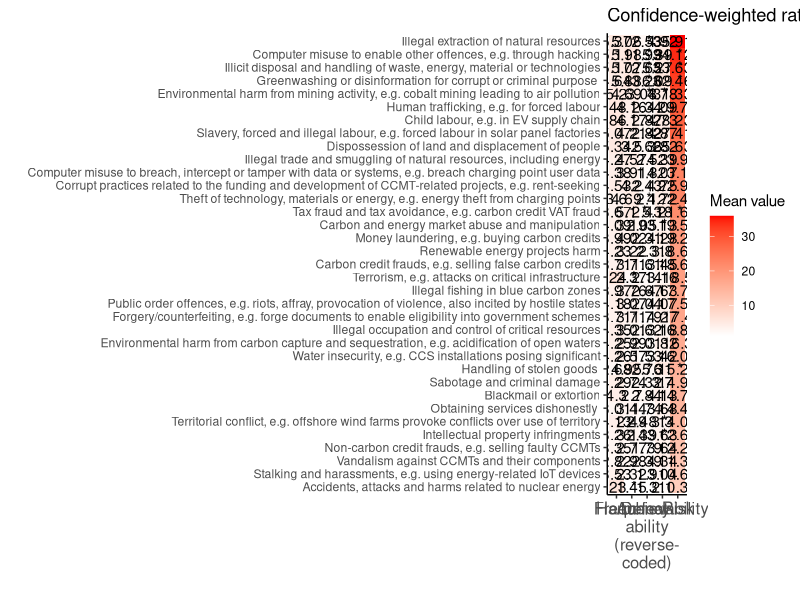
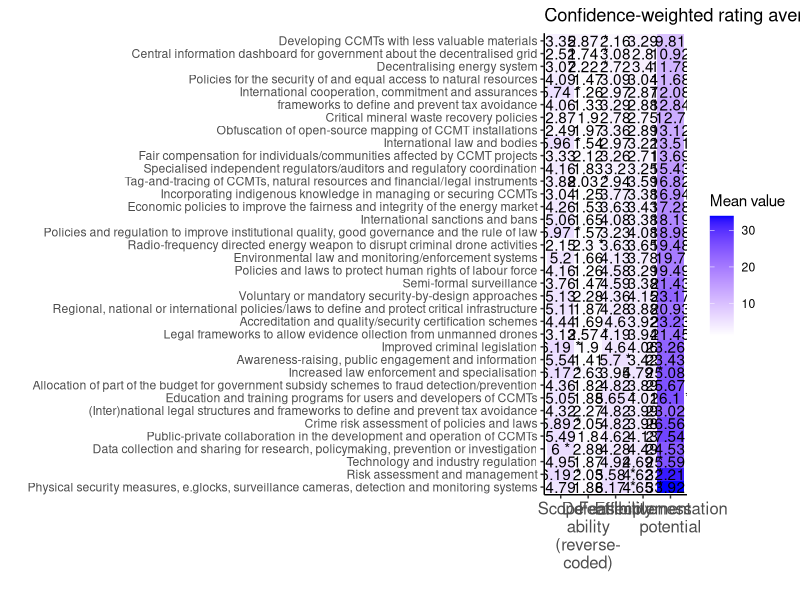

R code for these plots, in order:
library(ggplot2)
library(readxl)
library(dplyr)
library(data.table)
library(stringr)


cts <- read_excel("Rating CCMT crime threat scenarios.xlsx", 
                  skip = 2)
View(cts)
setDT(cts)
str(cts)

# GET NAMES OF CRIME THREAT SCENARIOS
scenes <- names(cts[,4:length(cts)])
scenes <- unique(str_match(scenes, "^(.*?):"))[1:35]
scenes <- gsub("\\s\\((.*?)$", "", scenes)
scenes <- gsub(":", "", scenes)


# SUBSET EACH RATING TYPE

# HARM RATINGS
harm <- subset(cts, select = grepl("Harm", colnames(cts)))

# DEFEATIBILITY RATINGS
defeat <- subset(cts, select = grepl("Defeat-ability", colnames(cts)))

# FREQ RATINGS
freq <- subset(cts, select = grepl("Frequency", colnames(cts)))

# ACHIEVABILITY RATINGS
achiev <- subset(cts, select = grepl("Achievability", colnames(cts)))


# SCALE RATINGS BY CONFIDENCE
cts_scaled <- data.table()

for(scene in scenes){
  print(scene)
  
  h <- subset(harm, select = grepl(scene, colnames(harm)))
  h_conf <- mean(h[[1]] * h[[2]] / 10, na.rm=T)
  
  f <- subset(freq, select = grepl(scene, colnames(freq)))
  f_conf <- mean(f[[1]] * f[[2]] / 10, na.rm=T)
  
  d <- subset(defeat, select = grepl(scene, colnames(defeat)))
  d_conf <- mean(d[[1]] * d[[2]] / 10, na.rm=T)
  d_conf_rev <- mean((10-d[[1]]) * d[[2]] / 10, na.rm=T)
  
  a <- subset(achiev, select = grepl(scene, colnames(achiev)))
  a_conf <- mean(a[[1]] * a[[2]] / 10, na.rm=T)
  
  tmp <- data.table("Crime threat scenario" = scene,
                    "Harm" = mean(h[[1]], na.rm=T),
                    "Harm (scaled)" = h_conf,
                    "Defeatability" = mean(d[[1]], na.rm=T),
                    "Defeatability (scaled)" = d_conf,
                    "Defeatability (reverse-coded, scaled)" = d_conf_rev,
                    "Frequency" = mean(f[[1]], na.rm=T),
                    "Frequency (scaled)" = f_conf,
                    "Achievability" = mean(a[[1]], na.rm=T),
                    "Achievability (scaled)" =  a_conf,
                    "Pooled confidence" = mean(c(h_conf, f_conf)),
                    "Pooled confidence (h x d)" = mean(c(h_conf, d_conf)),
                    "Pooled confidence (h x d rev)" = mean(c(h_conf, d_conf_rev)))
  cts_scaled <- rbindlist(list(cts_scaled, tmp))
}

cts_scaled$Risk <- cts_scaled$`Harm (scaled)` * cts_scaled$`Frequency (scaled)`
cts_scaled


# TEST WHETHER DIMENSION RATING HIGHER THAN GROUP AVERAGE
tests <- data.table()

for(scene in scenes){
  print(scene)
  
  h <- subset(harm, select = grepl(scene, colnames(harm)))
  h_conf <- h[[1]] * h[[2]] / 10
  t_h <- t.test(h_conf, alternative = "g", mu = mean(cts_scaled$`Harm (scaled)`))
  
  f <- subset(freq, select = grepl(scene, colnames(freq)))
  f_conf <- f[[1]] * f[[2]] / 10
  t_f <- t.test(f_conf, alternative = "g", mu = mean(cts_scaled$`Frequency (scaled)`))
  
  d <- subset(defeat, select = grepl(scene, colnames(defeat)))
  d_conf <- d[[1]] * d[[2]] / 10
  t_d <- t.test(d_conf, alternative = "l", mu = mean(cts_scaled$`Defeatability (scaled)`))
  
  a <- subset(achiev, select = grepl(scene, colnames(achiev)))
  a_conf <- a[[1]] * a[[2]] / 10
  t_a <- t.test(a_conf, alternative = "g", mu = mean(cts_scaled$`Achievability (scaled)`))
  
  r_conf <- h_conf * f_conf
  t_r <- t.test(r_conf, alternative = "g", mu = mean(cts_scaled$`Risk`))
  
  tmp <- data.table("Crime threat scenario" = scene,
                    
                    "harm_estim" = t_h$estimate,
                    "harm_t_stat" = t_h$statistic[[1]],
                    "harm_t_p" = t_h$p.value,
                    
                    "freq_estim" = t_f$estimate,
                    "freq_t_stat" = t_f$statistic[[1]],
                    "freq_t_p" = t_f$p.value,
                    
                    "defeat_t_stat" = t_d$statistic[[1]],
                    "defeat_t_p" = t_d$p.value,
                    "defeat_estim" = t_d$estimate,
                    
                    "achiev_estim" = t_a$estimate,
                    "achiev_t_stat" = t_a$statistic[[1]],
                    "achiev_t_p" = t_a$p.value,
                    
                    "risk_estim" = t_r$estimate,
                    "risk_t_stat" = t_r$statistic[[1]],
                    "risk_t_p" = t_r$p.value)
  
  tests <- rbindlist(list(tests, tmp))
}


# MERGE STAT DATA SETS
cts_scaled <- merge(cts_scaled, tests, by = 'Crime threat scenario')
cts_scaled <- cts_scaled[order(risk_estim)]


# INSPECT SIGNIFICANT CT
tmp <- cts_scaled[cts_scaled$harm_t_p < .05, c("Crime threat scenario", "Harm (scaled)", "harm_t_stat", "harm_t_p", "harm_estim")]
tmp <- tmp[order(tmp$harm_t_p, decreasing = F)]
paste0(tmp$`Crime threat scenario`, " (confidence-weighted average = ", round(tmp$`Harm (scaled)`, 2), ", t(24) = ", round(tmp$harm_t_stat, 2), ", p = ", round(tmp$harm_t_p, 3), ")")
# paste0(tmp$`Crime threat scenario`, " (confidence-weighted average = ", round(tmp$harm_estim, 2), ", t(24) = ", round(tmp$harm_t_stat, 2), ", p = ", round(tmp$harm_t_p, 3), ")")

tmp <- cts_scaled[cts_scaled$freq_t_p < .05, c("Crime threat scenario", "Frequency (scaled)", "freq_t_stat", "freq_t_p")]
tmp <- tmp[order(tmp$freq_t_p, decreasing = F)]
paste0(tmp$`Crime threat scenario`, "'' (confidence-weighted average $= ", round(tmp$`Frequency (scaled)`, 2), ", t(24) = ", round(tmp$freq_t_stat, 2), ", p = ", round(tmp$freq_t_p, 3), "$)")

tmp <- cts_scaled[cts_scaled$defeat_t_p < .05, c("Crime threat scenario", "Defeatability (reverse-coded, scaled)", "defeat_t_stat", "defeat_t_p")]
tmp <- tmp[order(tmp$defeat_t_p, decreasing = F)]
paste0(tmp$`Crime threat scenario`, " (confidence-weighted average $= ", round(tmp$`Defeatability (reverse-coded, scaled)`, 2), ", t(24) = ", round(tmp$defeat_t_stat, 2), ", p = ", round(tmp$defeat_t_p, 3), "$)")

tmp <- cts_scaled[cts_scaled$achiev_t_p < .05, c("Crime threat scenario", "Achievability (scaled)", "achiev_t_stat", "achiev_t_p")]
tmp <- tmp[order(tmp$achiev_t_p, decreasing = F)]
paste0(tmp$`Crime threat scenario`, " (confidence-weighted average $= ", round(tmp$`Achievability (scaled)`, 2), ", t(24) = ", round(tmp$achiev_t_stat, 2), ", p = ", round(tmp$achiev_t_p, 3), "$)")

tmp <- cts_scaled[cts_scaled$risk_t_p < .05, c("Crime threat scenario", "Risk", "risk_t_stat", "risk_t_p")]
tmp <- tmp[order(tmp$risk_t_p, decreasing = F)]
paste0(tmp$`Crime threat scenario`, " (confidence-weighted average $= ", round(tmp$`Risk`, 2), ", t(24) = ", round(tmp$risk_t_stat, 2), ", p = ", round(tmp$risk_t_p, 3), "$)")


# PLOT HEATMAP
label_harm <- ifelse(cts_scaled$harm_t_p < .05, paste(round(cts_scaled$`Harm (scaled)`, 2), "*"), round(cts_scaled$`Harm (scaled)`, 2))
label_freq <- ifelse(cts_scaled$freq_t_p < .05, paste(round(cts_scaled$`Frequency (scaled)`, 2), "*"), round(cts_scaled$`Frequency (scaled)`, 2))
label_prevent <- ifelse(cts_scaled$defeat_t_p < .05, paste(round(cts_scaled$`Defeatability (reverse-coded, scaled)`, 2), "*"), round(cts_scaled$`Defeatability (reverse-coded, scaled)`, 2))
label_achiev <- ifelse(cts_scaled$achiev_t_p < .05, paste(round(cts_scaled$`Achievability (scaled)`, 2), "*"), round(cts_scaled$`Achievability (scaled)`, 2))
label_risk <- ifelse(cts_scaled$risk_t_p < .05, paste(round(cts_scaled$risk_estim, 2), "*"), round(cts_scaled$risk_estim, 2))

sig_labels <- c(label_harm, label_freq, label_prevent, label_achiev, label_risk) 


# HEATMAP MAIN FOUR RATINGS
keep <- c("Crime threat scenario", "Harm (scaled)", "Frequency (scaled)", "Defeatability (reverse-coded, scaled)", "Achievability (scaled)", "risk_estim")

cts_scaled_long <- melt(cts_scaled[,..keep], id.vars = "Crime threat scenario", value.name = "Confidence-weighted rating average")
cts_scaled_long$`Crime threat scenario` <- sub("\\d*\\.\\s", "", cts_scaled_long$`Crime threat scenario`)
cts_scaled_long$`Crime threat scenario` <- factor(cts_scaled_long$`Crime threat scenario`, levels = unique(cts_scaled_long$`Crime threat scenario`))

ggplot(cts_scaled_long, aes(cts_scaled_long$`Crime threat scenario`, variable)) +
  geom_tile(aes(fill = cts_scaled_long$`Confidence-weighted rating average`)) + coord_flip() +
  scale_fill_gradient(low = "white", high = "red") + theme_classic() +
  geom_text(aes(label = sig_labels)) +
  theme(axis.text.x = element_text(size = 12)) + 
  labs(fill = "Mean value") +
  ylab("") + xlab("") + ggtitle("Confidence-weighted rating average per crime threat") +
  scale_y_discrete(label = c("Harm","Frequency", "Defeat-\nability\n(reverse-\ncoded)", "Achievability", "Risk"))


#######

cm <- read_excel("Rating CCMT countermeasures.xlsx", 
                 skip = 2)
# View(cm)
setDT(cm)

# GET NAMES OF COUNTERMEASURES
counters <- names(cm[,4:length(cm)])
counters <- unique(str_match(counters, "^(.*?):"))[1:36]
counters <- gsub("\\s\\((.*?)$", "", counters)
counters[11] <- "frameworks to define and prevent tax avoidance"

# HARM RATINGS
scope <- subset(cm, select = grepl(": Scope", colnames(cm)))

# DEFEATIBILITY RATINGS
defeat <- subset(cm, select = grepl(": Defeat-ability", colnames(cm)))

# FREQ RATINGS
feas <- subset(cm, select = grepl(": Feasibiility", colnames(cm)))

# ACHIEVABILITY RATINGS
effec <- subset(cm, select = grepl(": Effectiveness", colnames(cm)))


# GET CONFIDENCE-WEIGHTED AVERAGES
cm_scaled <- data.table()

for(counter in counters){
  print(counter)
  
  h <- subset(scope, select = grepl(counter, colnames(scope)))
  h_conf <- mean(h[[1]] * h[[2]] / 10, na.rm=T) 
  
  f <- subset(feas, select = grepl(counter, colnames(feas)))
  f_conf <- mean(f[[1]] * f[[2]] / 10, na.rm=T)
  
  d <- subset(defeat, select = grepl(counter, colnames(defeat)))
  d_conf <- mean(d[[1]] * d[[2]] / 10, na.rm=T)
  d_conf_rev <- mean((10-d[[1]]) * d[[2]] / 10, na.rm=T)
  
  a <- subset(effec, select = grepl(counter, colnames(effec)))
  a_conf <- mean(a[[1]] * a[[2]] / 10, na.rm=T)
  
  tmp <- data.table("Countermeasure" = counter,
                    "Scope (scaled)" =  h_conf,
                    "Defeatability (scaled)" =  d_conf,
                    "Defeatability (reverse-coded, scaled)" = d_conf_rev,
                    "Feasibility (scaled)" =  f_conf,
                    "Effectiveness (scaled)" =  a_conf,
                    "Pooled confidence" = mean(c(f_conf, a_conf))
  )
  cm_scaled <- rbindlist(list(cm_scaled, tmp))
}

cm_scaled$Potential <- cm_scaled$`Feasibility (scaled)` * cm_scaled$`Effectiveness (scaled)`


# TEST IF CONFIDENCE-WEIGHTED AVERAGE IS DIFFERENT FROM GROUP AVERAGE FOR EACH DIMENSION
tests <- data.table()

for(counter in counters){
  print(counter)
  
  h <- subset(scope, select = grepl(counter, colnames(scope)))
  h_conf <- h[[1]] * h[[2]] / 10
  t_h <- t.test(h_conf, alternative = "g", mu = mean(cm_scaled$`Scope (scaled)`))
  
  f <- subset(effec, select = grepl(counter, colnames(effec)))
  f_conf <- f[[1]] * f[[2]] / 10
  t_f <- t.test(f_conf, alternative = "g", mu = mean(cm_scaled$`Effectiveness (scaled)`))
  
  d <- subset(defeat, select = grepl(counter, colnames(defeat)))
  d_conf <- d[[1]] * d[[2]] / 10
  t_d <- t.test(d_conf, alternative = "l", mu = mean(cm_scaled$`Defeatability (scaled)`))
  
  a <- subset(feas, select = grepl(counter, colnames(feas)))
  a_conf <- a[[1]] * a[[2]] / 10
  t_a <- t.test(a_conf, alternative = "g", mu = mean(cm_scaled$`Feasibility (scaled)`))
  
  p_conf <- f_conf * a_conf
  t_p <- t.test(p_conf, alternative = "g", mu = mean(cm_scaled$`Potential`))
  
  tmp <- data.table("Countermeasure" = counter,
                    
                    "scope_t_stat" = t_h$statistic[[1]],
                    "scope_t_p" = t_h$p.value,
                    
                    "effec_t_stat" = t_f$statistic[[1]],
                    "effec_t_p" = t_f$p.value,
                    
                    "defeat_t_stat" = t_d$statistic[[1]],
                    "defeat_t_p" = t_d$p.value,
                    
                    "feas_t_stat" = t_a$statistic[[1]],
                    "feas_t_p" = t_a$p.value,
                    
                    "pot_estim" = t_p$estimate,
                    "pot_t_stat" = t_p$statistic[[1]],
                    "pot_t_p" = t_p$p.value)
  
  tests <- rbindlist(list(tests, tmp))
}


# MERGE DATA SETS
cm_master <- merge(cm_scaled, tests, by = 'Countermeasure')
cm_master <- cm_master[order(pot_t_p)]

# inspect statistical significance
tmp <- cm_master[cm_master$pot_t_p < .05, c("Countermeasure", "pot_estim", "pot_t_stat", "pot_t_p")]
tmp <- tmp[order(tmp$pot_t_p, decreasing = F)]
paste0(tmp$Countermeasure, " (confidence-weighted average $= ", round(tmp$pot_estim, 2), ", t(24) = ", round(tmp$pot_t_stat, 2), ", p = ", round(tmp$pot_t_p, 3), "$)")

tmp <- cm_master[cm_master$scope_t_p < .05, c("Countermeasure", "Scope (scaled)", "scope_t_stat", "scope_t_p")]
tmp <- tmp[order(tmp$scope_t_p, decreasing = F)]
paste0(tmp$Countermeasure, " (confidence-weighted average $= ", round(tmp$`Scope (scaled)`, 2), ", t(24) = ", round(tmp$scope_t_stat, 2), ", p = ", round(tmp$scope_t_p, 3), "$)")

tmp <- cm_master[cm_master$effec_t_p < .05, c("Countermeasure", "Effectiveness (scaled)", "effec_t_stat", "effec_t_p")]
tmp <- tmp[order(tmp$effec_t_p, decreasing = F)]
paste0(tmp$Countermeasure, " (confidence-weighted average $= ", round(tmp$`Effectiveness (scaled)`, 2), ", t(24) = ", round(tmp$effec_t_stat, 2), ", p = ", round(tmp$effec_t_p, 3), "$)")

tmp <- cm_master[cm_master$feas_t_p < .05, c("Countermeasure", "Feasibility (scaled)", "feas_t_stat", "feas_t_p")]
tmp <- tmp[order(tmp$feas_t_p, decreasing = F)]
paste0(tmp$Countermeasure, " (confidence-weighted average $= ", round(tmp$`Feasibility (scaled)`, 2), ", t(24) = ", round(tmp$feas_t_stat, 2), ", p = ", round(tmp$feas_t_p, 3), "$)")

tmp <- cm_master[cm_master$defeat_t_p < .05, c("Countermeasure", "Defeatability (reverse-coded, scaled)", "defeat_t_stat", "defeat_t_p")]
tmp <- tmp[order(tmp$defeat_t_p, decreasing = F)]
paste0(tmp$Countermeasure, " (confidence-weighted average $= ", round(tmp$`Defeatability (reverse-coded, scaled)`, 2), ", t(24) = ", round(tmp$defeat_t_stat, 2), ", p = ", round(tmp$defeat_t_p, 3), "$)")


# CREATE PLOT LABELS
label_scope <- ifelse(cm_master$scope_t_p < .05, paste(round(cm_master$`Scope (scaled)`, 2), "*"), round(cm_master$`Scope (scaled)`, 2))
label_defeat <- ifelse(cm_master$defeat_t_p < .05, paste(round(cm_master$`Defeatability (reverse-coded, scaled)`, 2), "*"), round(cm_master$`Defeatability (reverse-coded, scaled)`, 2))
label_feas <- ifelse(cm_master$feas_t_p < .05, paste(round(cm_master$`Feasibility (scaled)`, 2), "*"), round(cm_master$`Feasibility (scaled)`, 2))
label_effec <- ifelse(cm_master$effec_t_p < .05, paste(round(cm_master$`Effectiveness (scaled)`, 2), "*"), round(cm_master$`Effectiveness (scaled)`, 2))
label_pot <- ifelse(cm_master$pot_t_p < .05, paste(round(cm_master$pot_estim, 2), "*"), round(cm_master$pot_estim, 2))

sig_labels <- c(label_scope, label_defeat, label_feas, label_effec, label_pot)

# PREPARE DATA SET IN LONG FORMAT FOR HEATMAP PLOT
keep <- c("Countermeasure", "Scope (scaled)", "Defeatability (reverse-coded, scaled)", "Feasibility (scaled)", "Effectiveness (scaled)", "pot_estim")
cm_master$Countermeasure <- gsub("\\d*\\.\\s", "", cm_master$Countermeasure)
cm_master$Countermeasure <- str_remove(cm_master$Countermeasure, ":")
cm_master$Countermeasure[7] <- "(Inter)national legal structures and frameworks to define and prevent tax avoidance"

cm_scaled_long <- melt(cm_master[,..keep], id.vars = "Countermeasure", value.name = "Confidence-weighted rating average")
cm_scaled_long$Countermeasure <- factor(cm_scaled_long$Countermeasure, levels = unique(cm_scaled_long$Countermeasure))

ggplot(cm_scaled_long, aes(cm_scaled_long$Countermeasure, variable)) +
  geom_tile(aes(fill = cm_scaled_long$`Confidence-weighted rating average`)) + coord_flip() +
  geom_text(aes(label = sig_labels)) +
  scale_fill_gradient(low = "white", high = "blue") + theme_classic() +
  theme(axis.text.x = element_text(size=12)) + 
  ylab("") + xlab("") + ggtitle("Confidence-weighted rating averages per countermeasure") +
  labs(fill = "Mean value") +
  scale_y_discrete(label = c("Scope", "Defeat-\nability\n(reverse-\ncoded)", "Feasibility", "Effectiveness", "Implementation\npotential"))
